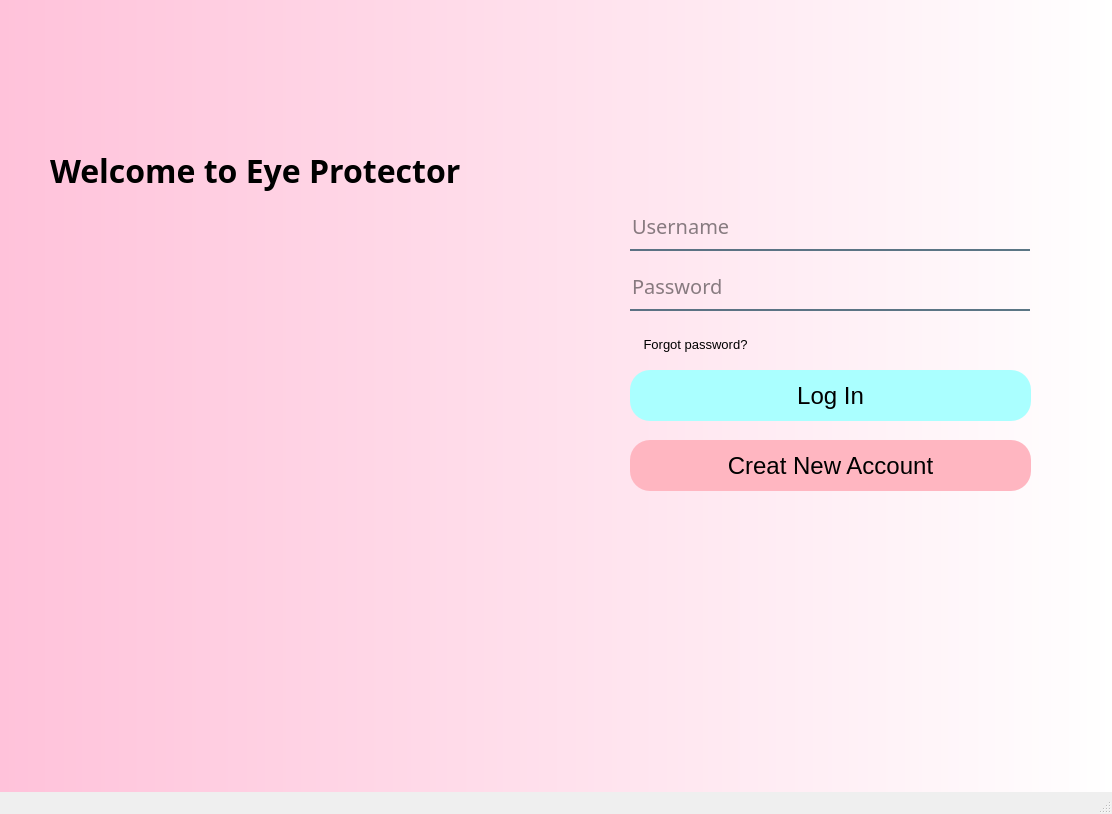
<?xml version="1.0" encoding="UTF-8"?>
<ui version="4.0">
 <class>LoginPage</class>
 <widget class="QMainWindow" name="LoginPage">
  <property name="geometry">
   <rect>
    <x>0</x>
    <y>0</y>
    <width>1112</width>
    <height>814</height>
   </rect>
  </property>
  <property name="windowTitle">
   <string>MainWindow</string>
  </property>
  <property name="styleSheet">
   <string notr="true">QWidget#centralwidget{
background-color: qlineargradient(spread:pad, x1:0, y1:0, x2:1, y2:0, stop:0 rgba(255, 194, 218, 255), stop:1 rgba(255, 255, 255, 255))}</string>
  </property>
  <widget class="QWidget" name="centralwidget">
   <widget class="QLabel" name="welcom_title">
    <property name="geometry">
     <rect>
      <x>50</x>
      <y>130</y>
      <width>600</width>
      <height>80</height>
     </rect>
    </property>
    <property name="font">
     <font>
      <family>SVN-Beast</family>
      <pointsize>24</pointsize>
      <weight>75</weight>
      <bold>true</bold>
     </font>
    </property>
    <property name="text">
     <string>Welcome to Eye Protector</string>
    </property>
   </widget>
   <widget class="QLabel" name="icon_app">
    <property name="geometry">
     <rect>
      <x>30</x>
      <y>200</y>
      <width>501</width>
      <height>311</height>
     </rect>
    </property>
    <property name="text">
     <string>&lt;html&gt;&lt;head/&gt;&lt;body&gt;&lt;p&gt;&lt;img src=&quot;:/newPrefix/icon.png&quot;/&gt;&lt;/p&gt;&lt;/body&gt;&lt;/html&gt;</string>
    </property>
   </widget>
   <widget class="QLineEdit" name="username">
    <property name="geometry">
     <rect>
      <x>630</x>
      <y>210</y>
      <width>400</width>
      <height>41</height>
     </rect>
    </property>
    <property name="font">
     <font>
      <family>SVN-Beast</family>
      <pointsize>15</pointsize>
     </font>
    </property>
    <property name="styleSheet">
     <string notr="true">background-color: rgba(0,0,0,0);
border: none;
border-bottom: 2px solid rgba(46, 82, 101, 200);
color: rgba(0, 0, 0, 240);
padding-bottom: 7px;</string>
    </property>
    <property name="placeholderText">
     <string>Username</string>
    </property>
   </widget>
   <widget class="QLineEdit" name="password">
    <property name="geometry">
     <rect>
      <x>630</x>
      <y>270</y>
      <width>400</width>
      <height>41</height>
     </rect>
    </property>
    <property name="font">
     <font>
      <family>SVN-Beast</family>
      <pointsize>15</pointsize>
     </font>
    </property>
    <property name="styleSheet">
     <string notr="true">background-color: rgba(0,0,0,0);
border: none;
border-bottom: 2px solid rgba(46, 82, 101, 200);
color: rgba(0, 0, 0, 240);
padding-bottom: 7px;</string>
    </property>
    <property name="placeholderText">
     <string>Password</string>
    </property>
   </widget>
   <widget class="QPushButton" name="login">
    <property name="geometry">
     <rect>
      <x>630</x>
      <y>370</y>
      <width>401</width>
      <height>51</height>
     </rect>
    </property>
    <property name="font">
     <font>
      <pointsize>18</pointsize>
      <weight>50</weight>
      <bold>false</bold>
     </font>
    </property>
    <property name="styleSheet">
     <string notr="true">border-radius:20px;
background-color: rgb(170, 255, 255)
</string>
    </property>
    <property name="text">
     <string>Log In</string>
    </property>
   </widget>
   <widget class="QPushButton" name="register_2">
    <property name="geometry">
     <rect>
      <x>630</x>
      <y>440</y>
      <width>401</width>
      <height>51</height>
     </rect>
    </property>
    <property name="font">
     <font>
      <pointsize>18</pointsize>
      <weight>50</weight>
      <bold>false</bold>
     </font>
    </property>
    <property name="styleSheet">
     <string notr="true">border-radius:20px;
background-color: rgb(255,182,193)
</string>
    </property>
    <property name="text">
     <string>Creat New Account</string>
    </property>
   </widget>
   <widget class="QPushButton" name="forgor_password">
    <property name="geometry">
     <rect>
      <x>620</x>
      <y>330</y>
      <width>151</width>
      <height>28</height>
     </rect>
    </property>
    <property name="font">
     <font>
      <pointsize>10</pointsize>
     </font>
    </property>
    <property name="styleSheet">
     <string notr="true">
border: none;

</string>
    </property>
    <property name="text">
     <string>Forgot password?</string>
    </property>
   </widget>
  </widget>
  <widget class="QMenuBar" name="menubar">
   <property name="geometry">
    <rect>
     <x>0</x>
     <y>0</y>
     <width>1112</width>
     <height>21</height>
    </rect>
   </property>
  </widget>
  <widget class="QStatusBar" name="statusbar"/>
 </widget>
 <resources>
  <include location="icon.qrc"/>
 </resources>
 <connections/>
</ui>
